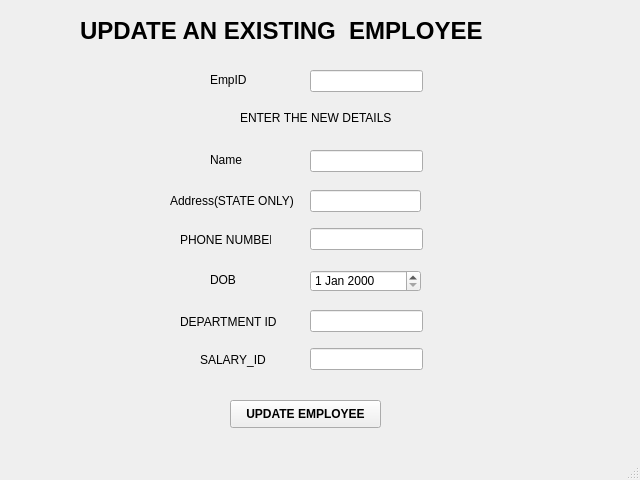
<?xml version="1.0" encoding="UTF-8"?>
<ui version="4.0">
 <class>MainWindow</class>
 <widget class="QMainWindow" name="MainWindow">
  <property name="geometry">
   <rect>
    <x>0</x>
    <y>0</y>
    <width>640</width>
    <height>480</height>
   </rect>
  </property>
  <property name="windowTitle">
   <string>MainWindow</string>
  </property>
  <widget class="QWidget" name="centralwidget">
   <widget class="QLabel" name="label_4">
    <property name="geometry">
     <rect>
      <x>180</x>
      <y>230</y>
      <width>91</width>
      <height>20</height>
     </rect>
    </property>
    <property name="text">
     <string>PHONE NUMBER</string>
    </property>
   </widget>
   <widget class="QPushButton" name="pushButton">
    <property name="geometry">
     <rect>
      <x>230</x>
      <y>400</y>
      <width>151</width>
      <height>28</height>
     </rect>
    </property>
    <property name="font">
     <font>
      <weight>75</weight>
      <bold>true</bold>
     </font>
    </property>
    <property name="text">
     <string>UPDATE EMPLOYEE</string>
    </property>
   </widget>
   <widget class="QLineEdit" name="lineEdit_3">
    <property name="geometry">
     <rect>
      <x>310</x>
      <y>150</y>
      <width>113</width>
      <height>22</height>
     </rect>
    </property>
   </widget>
   <widget class="QLabel" name="label_3">
    <property name="geometry">
     <rect>
      <x>210</x>
      <y>152</y>
      <width>55</width>
      <height>16</height>
     </rect>
    </property>
    <property name="text">
     <string>Name</string>
    </property>
   </widget>
   <widget class="QDateEdit" name="dateEdit">
    <property name="geometry">
     <rect>
      <x>310</x>
      <y>270</y>
      <width>111</width>
      <height>22</height>
     </rect>
    </property>
   </widget>
   <widget class="QLineEdit" name="lineEdit_2">
    <property name="geometry">
     <rect>
      <x>310</x>
      <y>190</y>
      <width>111</width>
      <height>22</height>
     </rect>
    </property>
   </widget>
   <widget class="QLineEdit" name="lineEdit_4">
    <property name="geometry">
     <rect>
      <x>310</x>
      <y>228</y>
      <width>113</width>
      <height>22</height>
     </rect>
    </property>
   </widget>
   <widget class="QLineEdit" name="lineEdit_6">
    <property name="geometry">
     <rect>
      <x>310</x>
      <y>348</y>
      <width>113</width>
      <height>22</height>
     </rect>
    </property>
   </widget>
   <widget class="QLabel" name="label_5">
    <property name="geometry">
     <rect>
      <x>210</x>
      <y>270</y>
      <width>41</width>
      <height>20</height>
     </rect>
    </property>
    <property name="text">
     <string>DOB</string>
    </property>
   </widget>
   <widget class="QLabel" name="label_8">
    <property name="geometry">
     <rect>
      <x>80</x>
      <y>10</y>
      <width>521</width>
      <height>41</height>
     </rect>
    </property>
    <property name="font">
     <font>
      <pointsize>18</pointsize>
      <weight>75</weight>
      <bold>true</bold>
     </font>
    </property>
    <property name="text">
     <string>UPDATE AN EXISTING  EMPLOYEE</string>
    </property>
   </widget>
   <widget class="QLabel" name="label">
    <property name="geometry">
     <rect>
      <x>210</x>
      <y>72</y>
      <width>55</width>
      <height>16</height>
     </rect>
    </property>
    <property name="text">
     <string>EmpID</string>
    </property>
   </widget>
   <widget class="QLineEdit" name="lineEdit">
    <property name="geometry">
     <rect>
      <x>310</x>
      <y>70</y>
      <width>113</width>
      <height>22</height>
     </rect>
    </property>
   </widget>
   <widget class="QLabel" name="label_2">
    <property name="geometry">
     <rect>
      <x>170</x>
      <y>190</y>
      <width>131</width>
      <height>21</height>
     </rect>
    </property>
    <property name="text">
     <string>Address(STATE ONLY)</string>
    </property>
   </widget>
   <widget class="QLabel" name="label_6">
    <property name="geometry">
     <rect>
      <x>180</x>
      <y>312</y>
      <width>101</width>
      <height>20</height>
     </rect>
    </property>
    <property name="text">
     <string>DEPARTMENT ID</string>
    </property>
   </widget>
   <widget class="QLineEdit" name="lineEdit_5">
    <property name="geometry">
     <rect>
      <x>310</x>
      <y>310</y>
      <width>113</width>
      <height>22</height>
     </rect>
    </property>
   </widget>
   <widget class="QLabel" name="label_9">
    <property name="geometry">
     <rect>
      <x>200</x>
      <y>350</y>
      <width>71</width>
      <height>20</height>
     </rect>
    </property>
    <property name="text">
     <string>SALARY_ID</string>
    </property>
   </widget>
   <widget class="QLabel" name="label_7">
    <property name="geometry">
     <rect>
      <x>240</x>
      <y>110</y>
      <width>151</width>
      <height>16</height>
     </rect>
    </property>
    <property name="text">
     <string>ENTER THE NEW DETAILS</string>
    </property>
   </widget>
  </widget>
  <widget class="QStatusBar" name="statusbar"/>
 </widget>
 <resources/>
 <connections/>
</ui>
